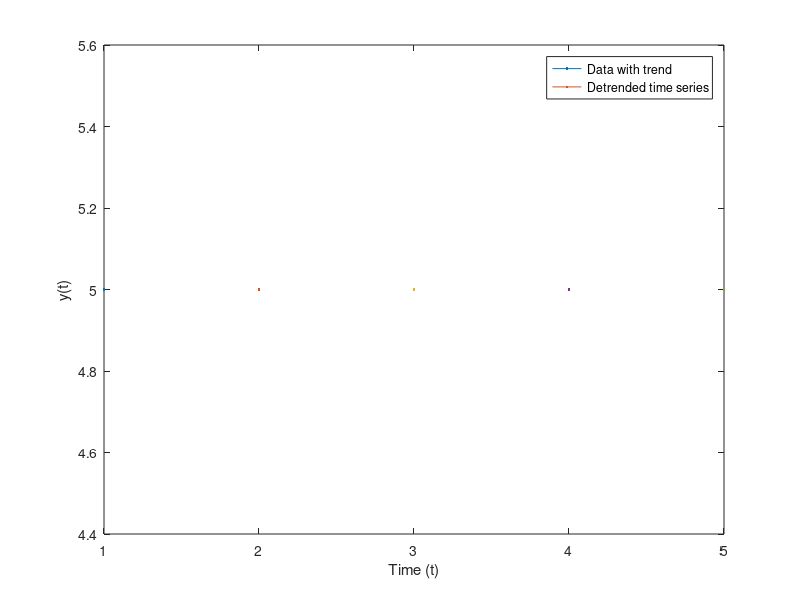

Write the MATLAB code that produced this figure.
% script 1.29
% Detrend data with applying first difference 
 
TStrend = input('Give the time series with trend_:'); 
length = input('Give the time series lenght_:');
t=1:length;
Diff_detreded=diff(TStrend);   % Diff_y1 the time series without trend
plot(t,TStrend);
hold on 
plot(Diff_detreded);
legend('Data with trend','Detrended time series')
xlabel('Time (t)'); 
ylabel('y(t)');
